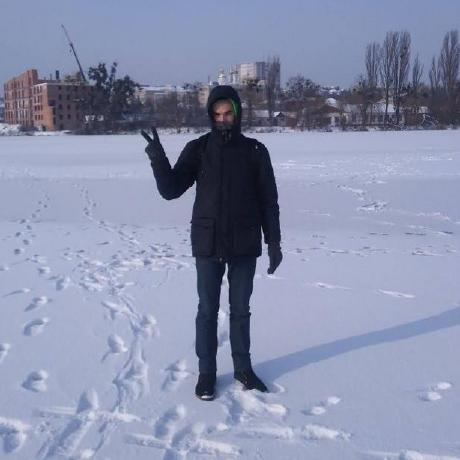
#> input picture images/profile.jpg, 460 x 460 px
$ python show_image.py
#> lines starting #> are read from the running program, lines starting #| are printed output that depends on the picture; after the words box and inside, x2 and y2 are one past the last pixel; in counts of white or black regions, pixels touching at a corner belong together
import cv2
import numpy as np

# How to show image
image = cv2.imread('images/profile.jpg')
#> image is the input picture: shape (460, 460, 3); mean B, G, R 171.7, 143.7, 136.5
new_image = cv2.resize(image, (300, 500))
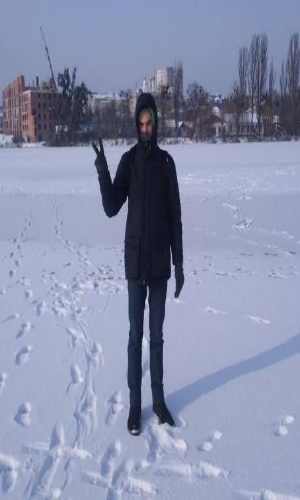
#> new_image: shape (500, 300, 3); mean B, G, R 171.6, 143.6, 136.4
new_image = cv2.GaussianBlur(new_image, (9, 9), 0)
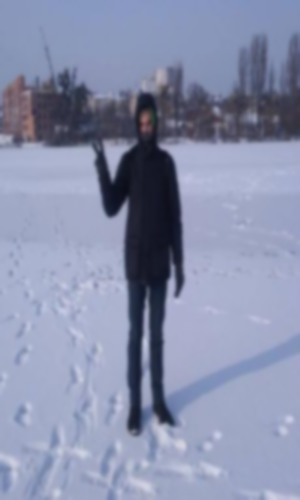
#> new_image: shape (500, 300, 3); mean B, G, R 171.6, 143.6, 136.4
new_image = cv2.cvtColor(new_image, cv2.COLOR_BGR2GRAY)
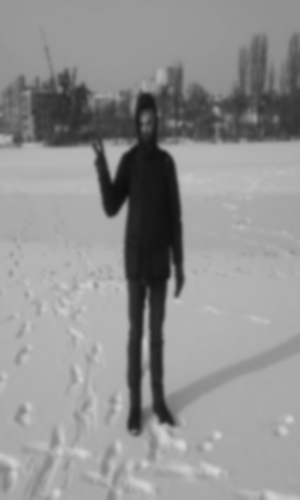
#> new_image: shape (500, 300); min 14, max 213, mean 144.7
new_image = cv2.Canny(new_image, 200, 200)
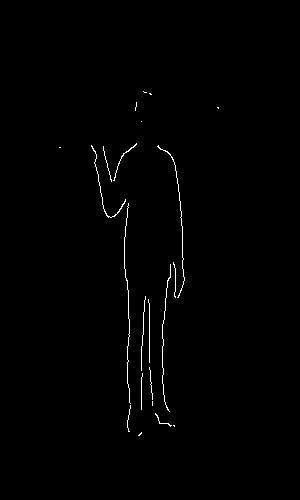
#> new_image: shape (500, 300); 0.72% white in thin lines or dots, all inside (x1, y1, x2, y2) = (59, 91, 219, 436)
kernel = np.ones((5, 5), np.uint8)
new_image = cv2.dilate(new_image, kernel, iterations=1)
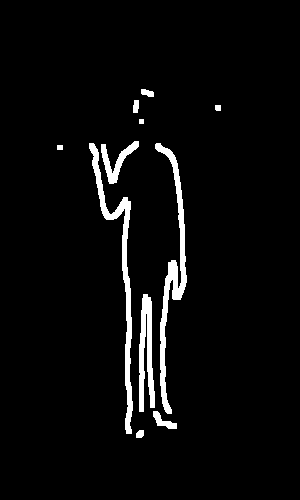
#> new_image: shape (500, 300); 4% white; 11 white regions, largest, box (x1, y1, x2, y2) and area: (155, 143, 187, 414) 1974, (89, 143, 133, 434) 1890, (139, 294, 155, 412) 1173
new_image = cv2.erode(new_image, kernel, iterations=1)
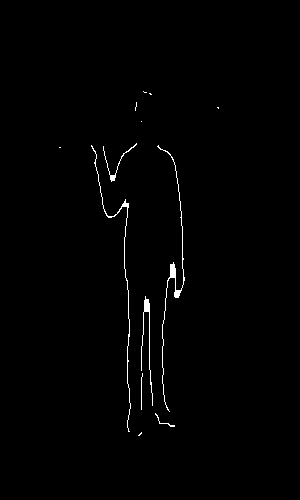
#> new_image: shape (500, 300); 0.84% white in thin lines or dots, all inside (x1, y1, x2, y2) = (59, 91, 219, 436)
cv2.imshow('Profile image', image)
cv2.imshow('Profile image', new_image[0:100, 0:150])
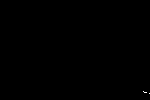
#> window 'Profile image': shape (100, 150); 0.03% white in thin lines or dots, all inside (x1, y1, x2, y2) = (143, 91, 150, 94)

# print(image.shape)

cv2.waitKey(0)
